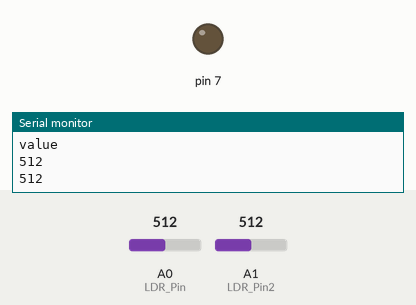
The sketch below on a simulated Arduino Uno, built with avr-gcc and run on an emulated ATmega328P. Shown: output pins drawn as LEDs (lit = HIGH), the last lines printed to the serial monitor. The inputs (shaded band) are chosen by the test bench; at power-on: A1 (LDR_Pin2) = 512, A0 (LDR_Pin) = 512.

Above: at 1.2 s.
1.3 s: A1 (LDR_Pin2) set to 541
At 1.7 s:
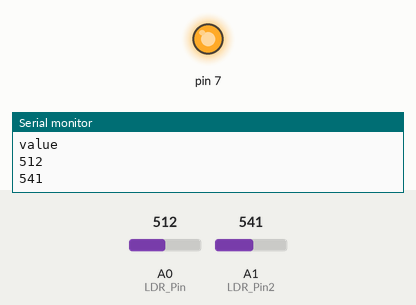
2.8 s: A1 (LDR_Pin2) set to 511
At 3.2 s:
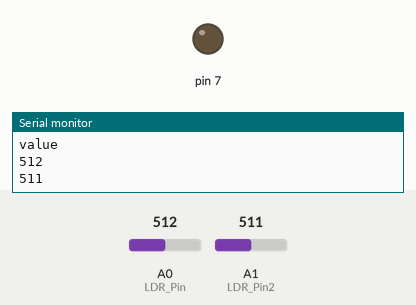
4.3 s: A1 (LDR_Pin2) set to 716
At 4.7 s:
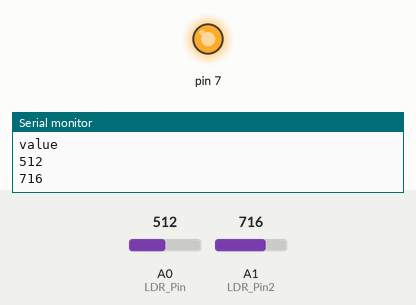
Timing chart, 0 to 7.3 s (numbered marks = the images above; inputs shaded):
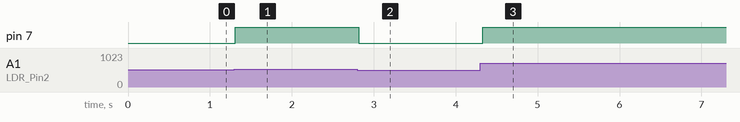

The sketch:

_019_mp3_audio_signal_photoresistor.ino
```cpp
int LDR_Pin = A0; //analog pin 0

int LDR_Pin2 = A1; //analog pin 1 //this as reference

void setup(){
  Serial.begin(9600);
  pinMode(7, OUTPUT);
}

void loop(){
  int LDRReading = analogRead(LDR_Pin);
  int LDRReading2 = analogRead(LDR_Pin2);
  if(LDRReading *1.03 <LDRReading2)
    digitalWrite(7, HIGH);
  else
    digitalWrite(7, LOW);
   Serial.println("value");
  Serial.println(LDRReading);
  Serial.println(LDRReading2);
  delay(100); //just here to slow down the output for easier reading

  }
```

Measured:
- the behaviour switches between 527 and 528 on A1 (LDR_Pin2) (found by bisection; images 0 and 1)
- after the input at 1.3 s, pin 7: LOW → HIGH at once
- after the input at 2.8 s, pin 7: HIGH → LOW at once
- after the input at 4.3 s, pin 7: LOW → HIGH at once
